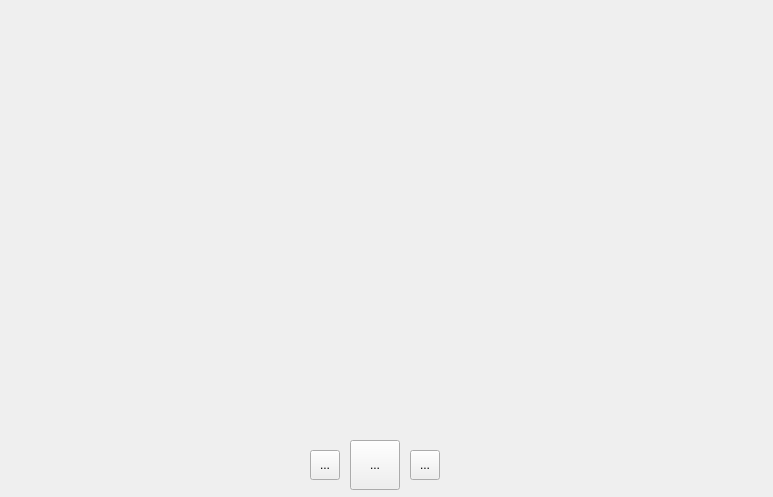
<?xml version="1.0" encoding="UTF-8"?>
<ui version="4.0">
 <class>MainWindow</class>
 <widget class="QMainWindow" name="MainWindow">
  <property name="geometry">
   <rect>
    <x>0</x>
    <y>0</y>
    <width>773</width>
    <height>497</height>
   </rect>
  </property>
  <property name="windowTitle">
   <string>MainWindow</string>
  </property>
  <widget class="QWidget" name="centralWidget">
   <widget class="QToolButton" name="toolButton">
    <property name="geometry">
     <rect>
      <x>310</x>
      <y>450</y>
      <width>30</width>
      <height>30</height>
     </rect>
    </property>
    <property name="styleSheet">
     <string notr="true">border-image: url(:/new/prefix1/res/open.png);</string>
    </property>
    <property name="text">
     <string>...</string>
    </property>
   </widget>
   <widget class="QToolButton" name="toolButton_2">
    <property name="geometry">
     <rect>
      <x>350</x>
      <y>440</y>
      <width>50</width>
      <height>50</height>
     </rect>
    </property>
    <property name="styleSheet">
     <string notr="true">border-image: url(:/new/prefix1/res/play.png);</string>
    </property>
    <property name="text">
     <string>...</string>
    </property>
   </widget>
   <widget class="QToolButton" name="toolButton_3">
    <property name="geometry">
     <rect>
      <x>410</x>
      <y>450</y>
      <width>30</width>
      <height>30</height>
     </rect>
    </property>
    <property name="styleSheet">
     <string notr="true">border-image: url(:/new/prefix1/res/stop.png);</string>
    </property>
    <property name="text">
     <string>...</string>
    </property>
   </widget>
  </widget>
 </widget>
 <layoutdefault spacing="6" margin="11"/>
 <resources/>
 <connections/>
</ui>
